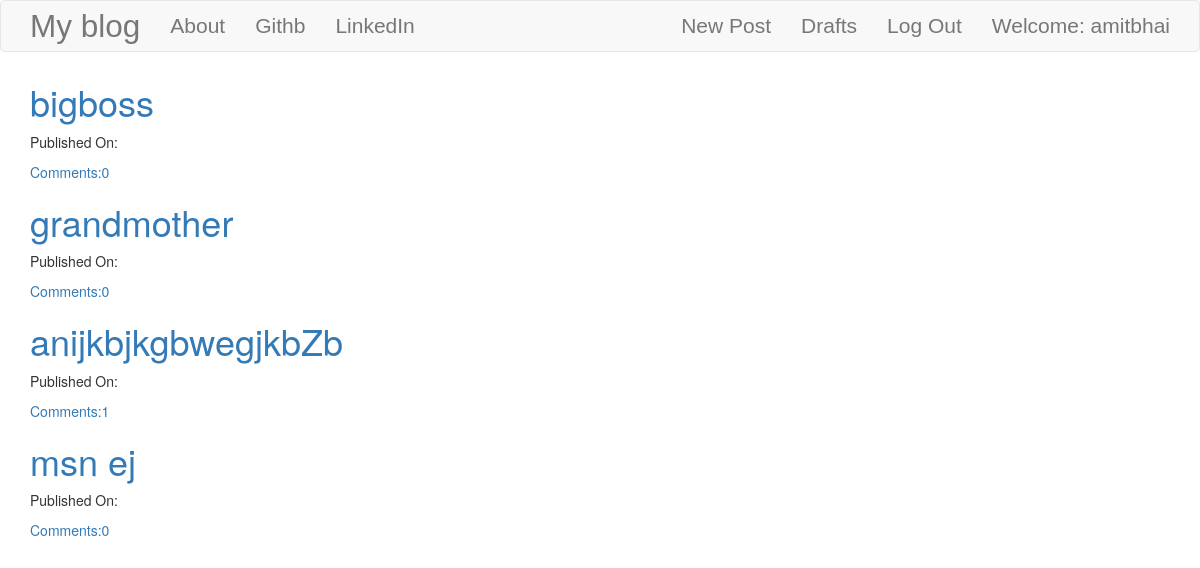
Page /drafts/ (signed in) on the committed database.
### blog/models.py (models this page shows, shortened)
class Post(models.Model):
    author = models.ForeignKey('auth.User')
    title = models.CharField(max_length=200)
    text = models.TextField()
    created_date = models.DateTimeField(default=timezone.now)
    published_date = models.DateTimeField(blank=True, null=True)
    def approve_comments(self):
        return self.comments.filter(approved_comment=True)

### blog/views.py (the view)
# urls.py: url(r'^drafts/$',views.DraftListView.as_view(),name='post_draft_list'),
class DraftListView(LoginRequiredMixin,ListView):
    login_url = '/login/'
    redirect_field_name = 'blog/post_list.html'
    model = Post
    def get_queryset(self):
        return Post.objects.filter(published_date__isnull=True).order_by('created_date')

### blog/templates/blog/post_list.html
{% extends "blog/base.html" %}
{% block content %}
<div class="centerstage">
  {% for post in post_list %}
  <div class="post">
    <h1><a href="{% url 'post_detail' pk=post.pk%}"> {{ post.title }}</a></h1>
      <div class="date">
        <p>Published On:{{ post.published_date|date:"D M Y" }}</p>
      </div>
      <a href="{% url 'post_detail' pk=post.pk %}">Comments:{{post.approve_comments.count}}</a>
  </div>
  {% endfor %}
</div>
{% endblock %}

### blog/templates/blog/base.html (shortened to what this page needs)
<!DOCTYPE html>
{% load staticfiles %}
<html>
  <head>
    <link rel="stylesheet" href="https://maxcdn.bootstrapcdn.com/bootstrap/3.3.7/css/bootstrap.min.css" >
     <link rel="stylesheet" href="//cdn.jsdelivr.net/npm/medium-editor@latest/dist/css/medium-editor.min.css" type="text/css" media="screen" charset="utf-8">
<link rel="stylesheet" href="{% static 'css/hello.css'%}">
  </head>
  <body>
     <nav class ="navbar navbar-default techfont custom-navbar">
       <div class="container">
         <ul class="nav navbar-nav">
           <li><a class = 'navbar-brand bigbrand' href="{% url 'post_list' %}">My blog</a></li>
           <li><a href="{%url 'about' %}">About</a></li>
           <li><a href="https://www.github.com">Githb</a></li>
           <li><a href="https://www.linkedin.com">LinkedIn</a></li>
         </ul>
         <ul  class='nav navbar-nav navbar-right'>
           {% if user.is_authenticated %}
           <li>
                      <a href="{% url 'post_new'%}">New Post</a>
           </li>
           <li>
                     <a href="{%url 'post_draft_list'%}">Drafts</a>
           </li>
             <li>
                      <a href="{%url 'logout'%}">Log Out</a>
             </li>
             <li>
                   <a>Welcome: {{ user.username }}</a>
             </li>
             {% else %}
             <li>
                   <a class='nav navbar-right' href="{% url 'login'%}"> <span class="glyph">Login</span></a>
             </li>
             {% endif %}
         </ul>
       </div>
     </nav>
<div class="content container">
  <div class="row">
    <div class="col-md-8">
      <div class="blog_posts">
        {% block content %}
        {% endblock %}
      </div>
    </div>
  </div>
</div>
  </body>
</html>

### blog/templates/static/css/hello.css (style rules this page uses)
.techfont { font-family: 'Russo One',sans-serif; font-size: 1.5em; margin-bottom: 10px; }
.centerstage { margin-left: auto; margin-right: auto; }
.bigbrand { font-size: 1.5em }

### rows in the picture
Post: title "bigboss", approve_comments.count "0"
Post: title "grandmother", approve_comments.count "0"
Post: title "anijkbjkgbwegjkbZb", approve_comments.count "1"
Post: title "msn ej", approve_comments.count "0"

### other values in the picture
{{ user.username }} "amitbhai"
